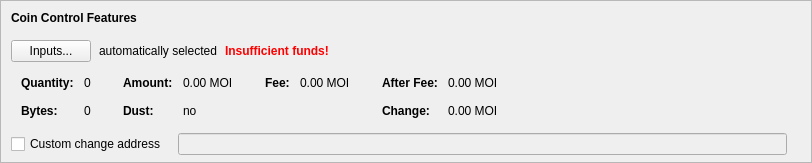
    <widget class="QFrame" name="frameCoinControl">
     <property name="sizePolicy">
      <sizepolicy hsizetype="Expanding" vsizetype="Expanding">
       <horstretch>0</horstretch>
       <verstretch>0</verstretch>
      </sizepolicy>
     </property>
     <property name="maximumSize">
      <size>
       <width>16777215</width>
       <height>16777215</height>
      </size>
     </property>
     <property name="frameShape">
      <enum>QFrame::StyledPanel</enum>
     </property>
     <property name="frameShadow">
      <enum>QFrame::Sunken</enum>
     </property>
     <layout class="QVBoxLayout" name="verticalLayoutCoinControl2">
      <property name="spacing">
       <number>0</number>
      </property>
      <property name="leftMargin">
       <number>0</number>
      </property>
      <property name="topMargin">
       <number>0</number>
      </property>
      <property name="rightMargin">
       <number>0</number>
      </property>
      <property name="bottomMargin">
       <number>6</number>
      </property>
      <item>
       <layout class="QVBoxLayout" name="verticalLayoutCoinControl" stretch="0,0,0,0,1">
        <property name="spacing">
         <number>0</number>
        </property>
        <property name="leftMargin">
         <number>10</number>
        </property>
        <property name="topMargin">
         <number>10</number>
        </property>
        <item>
         <layout class="QHBoxLayout" name="horizontalLayoutCoinControl1">
          <property name="bottomMargin">
           <number>15</number>
          </property>
          <item>
           <widget class="QLabel" name="labelCoinControlFeatures">
            <property name="sizePolicy">
             <sizepolicy hsizetype="Preferred" vsizetype="Maximum">
              <horstretch>0</horstretch>
              <verstretch>0</verstretch>
             </sizepolicy>
            </property>
            <property name="font">
             <font>
              <weight>75</weight>
              <bold>true</bold>
             </font>
            </property>
            <property name="styleSheet">
             <string notr="true">font-weight:bold;</string>
            </property>
            <property name="text">
             <string>Coin Control Features</string>
            </property>
           </widget>
          </item>
         </layout>
        </item>
        <item>
         <layout class="QHBoxLayout" name="horizontalLayoutCoinControl2" stretch="0,0,0,0">
          <property name="spacing">
           <number>8</number>
          </property>
          <property name="bottomMargin">
           <number>10</number>
          </property>
          <item>
           <widget class="QPushButton" name="pushButtonCoinControl">
            <property name="styleSheet">
             <string notr="true"/>
            </property>
            <property name="text">
             <string>Inputs...</string>
            </property>
            <property name="autoDefault">
             <bool>false</bool>
            </property>
           </widget>
          </item>
          <item>
           <widget class="QLabel" name="labelCoinControlAutomaticallySelected">
            <property name="text">
             <string>automatically selected</string>
            </property>
            <property name="margin">
             <number>5</number>
            </property>
           </widget>
          </item>
          <item>
           <widget class="QLabel" name="labelCoinControlInsuffFunds">
            <property name="font">
             <font>
              <weight>75</weight>
              <bold>true</bold>
             </font>
            </property>
            <property name="styleSheet">
             <string notr="true">color:red;font-weight:bold;</string>
            </property>
            <property name="text">
             <string>Insufficient funds!</string>
            </property>
            <property name="margin">
             <number>5</number>
            </property>
           </widget>
          </item>
          <item>
           <spacer name="horizontalSpacerCoinControl">
            <property name="orientation">
             <enum>Qt::Horizontal</enum>
            </property>
            <property name="sizeHint" stdset="0">
             <size>
              <width>40</width>
              <height>1</height>
             </size>
            </property>
           </spacer>
          </item>
         </layout>
        </item>
        <item>
         <widget class="QWidget" name="widgetCoinControl" native="true">
          <property name="sizePolicy">
           <sizepolicy hsizetype="Preferred" vsizetype="Preferred">
            <horstretch>0</horstretch>
            <verstretch>0</verstretch>
           </sizepolicy>
          </property>
          <property name="minimumSize">
           <size>
            <width>0</width>
            <height>0</height>
           </size>
          </property>
          <property name="styleSheet">
           <string notr="true"/>
          </property>
          <layout class="QHBoxLayout" name="horizontalLayoutCoinControl5">
           <property name="leftMargin">
            <number>0</number>
           </property>
           <property name="topMargin">
            <number>0</number>
           </property>
           <property name="rightMargin">
            <number>0</number>
           </property>
           <property name="bottomMargin">
            <number>0</number>
           </property>
           <item>
            <layout class="QHBoxLayout" name="horizontalLayoutCoinControl3" stretch="0,0,0,1">
             <property name="spacing">
              <number>20</number>
             </property>
             <property name="topMargin">
              <number>0</number>
             </property>
             <property name="bottomMargin">
              <number>10</number>
             </property>
             <item>
              <layout class="QFormLayout" name="formLayoutCoinControl1">
               <property name="horizontalSpacing">
                <number>10</number>
               </property>
               <property name="verticalSpacing">
                <number>14</number>
               </property>
               <property name="leftMargin">
                <number>10</number>
               </property>
               <property name="topMargin">
                <number>4</number>
               </property>
               <property name="rightMargin">
                <number>6</number>
               </property>
               <item row="0" column="0">
                <widget class="QLabel" name="labelCoinControlQuantityText">
                 <property name="font">
                  <font>
                   <weight>75</weight>
                   <bold>true</bold>
                  </font>
                 </property>
                 <property name="text">
                  <string>Quantity:</string>
                 </property>
                 <property name="margin">
                  <number>0</number>
                 </property>
                </widget>
               </item>
               <item row="0" column="1">
                <widget class="QLabel" name="labelCoinControlQuantity">
                 <property name="cursor">
                  <cursorShape>IBeamCursor</cursorShape>
                 </property>
                 <property name="contextMenuPolicy">
                  <enum>Qt::ActionsContextMenu</enum>
                 </property>
                 <property name="text">
                  <string notr="true">0</string>
                 </property>
                 <property name="margin">
                  <number>0</number>
                 </property>
                 <property name="textInteractionFlags">
                  <set>Qt::LinksAccessibleByMouse|Qt::TextSelectableByKeyboard|Qt::TextSelectableByMouse</set>
                 </property>
                </widget>
               </item>
               <item row="1" column="0">
                <widget class="QLabel" name="labelCoinControlBytesText">
                 <property name="font">
                  <font>
                   <weight>75</weight>
                   <bold>true</bold>
                  </font>
                 </property>
                 <property name="text">
                  <string>Bytes:</string>
                 </property>
                </widget>
               </item>
               <item row="1" column="1">
                <widget class="QLabel" name="labelCoinControlBytes">
                 <property name="cursor">
                  <cursorShape>IBeamCursor</cursorShape>
                 </property>
                 <property name="contextMenuPolicy">
                  <enum>Qt::ActionsContextMenu</enum>
                 </property>
                 <property name="text">
                  <string notr="true">0</string>
                 </property>
                 <property name="textInteractionFlags">
                  <set>Qt::LinksAccessibleByMouse|Qt::TextSelectableByKeyboard|Qt::TextSelectableByMouse</set>
                 </property>
                </widget>
               </item>
              </layout>
             </item>
             <item>
              <layout class="QFormLayout" name="formLayoutCoinControl2">
               <property name="horizontalSpacing">
                <number>10</number>
               </property>
               <property name="verticalSpacing">
                <number>14</number>
               </property>
               <property name="leftMargin">
                <number>6</number>
               </property>
               <property name="topMargin">
                <number>4</number>
               </property>
               <property name="rightMargin">
                <number>6</number>
               </property>
               <item row="0" column="0">
                <widget class="QLabel" name="labelCoinControlAmountText">
                 <property name="font">
                  <font>
                   <weight>75</weight>
                   <bold>true</bold>
                  </font>
                 </property>
                 <property name="text">
                  <string>Amount:</string>
                 </property>
                 <property name="margin">
                  <number>0</number>
                 </property>
                </widget>
               </item>
               <item row="0" column="1">
                <widget class="QLabel" name="labelCoinControlAmount">
                 <property name="cursor">
                  <cursorShape>IBeamCursor</cursorShape>
                 </property>
                 <property name="contextMenuPolicy">
                  <enum>Qt::ActionsContextMenu</enum>
                 </property>
                 <property name="text">
                  <string notr="true">0.00 MOI</string>
                 </property>
                 <property name="textInteractionFlags">
                  <set>Qt::LinksAccessibleByMouse|Qt::TextSelectableByKeyboard|Qt::TextSelectableByMouse</set>
                 </property>
                </widget>
               </item>
               <item row="1" column="0">
                <widget class="QLabel" name="labelCoinControlLowOutputText">
                 <property name="font">
                  <font>
                   <weight>75</weight>
                   <bold>true</bold>
                  </font>
                 </property>
                 <property name="text">
                  <string>Dust:</string>
                 </property>
                </widget>
               </item>
               <item row="1" column="1">
                <widget class="QLabel" name="labelCoinControlLowOutput">
                 <property name="cursor">
                  <cursorShape>IBeamCursor</cursorShape>
                 </property>
                 <property name="contextMenuPolicy">
                  <enum>Qt::ActionsContextMenu</enum>
                 </property>
                 <property name="text">
                  <string notr="true">no</string>
                 </property>
                 <property name="textInteractionFlags">
                  <set>Qt::LinksAccessibleByMouse|Qt::TextSelectableByKeyboard|Qt::TextSelectableByMouse</set>
                 </property>
                </widget>
               </item>
              </layout>
             </item>
             <item>
              <layout class="QFormLayout" name="formLayoutCoinControl3">
               <property name="horizontalSpacing">
                <number>10</number>
               </property>
               <property name="verticalSpacing">
                <number>14</number>
               </property>
               <property name="leftMargin">
                <number>6</number>
               </property>
               <property name="topMargin">
                <number>4</number>
               </property>
               <property name="rightMargin">
                <number>6</number>
               </property>
               <item row="0" column="0">
                <widget class="QLabel" name="labelCoinControlFeeText">
                 <property name="font">
                  <font>
                   <weight>75</weight>
                   <bold>true</bold>
                  </font>
                 </property>
                 <property name="text">
                  <string>Fee:</string>
                 </property>
                 <property name="margin">
                  <number>0</number>
                 </property>
                </widget>
               </item>
               <item row="0" column="1">
                <widget class="QLabel" name="labelCoinControlFee">
                 <property name="cursor">
                  <cursorShape>IBeamCursor</cursorShape>
                 </property>
                 <property name="contextMenuPolicy">
                  <enum>Qt::ActionsContextMenu</enum>
                 </property>
                 <property name="text">
                  <string notr="true">0.00 MOI</string>
                 </property>
                 <property name="textInteractionFlags">
                  <set>Qt::LinksAccessibleByMouse|Qt::TextSelectableByKeyboard|Qt::TextSelectableByMouse</set>
                 </property>
                </widget>
               </item>
              </layout>
             </item>
             <item>
              <layout class="QFormLayout" name="formLayoutCoinControl4">
               <property name="horizontalSpacing">
                <number>10</number>
               </property>
               <property name="verticalSpacing">
                <number>14</number>
               </property>
               <property name="leftMargin">
                <number>6</number>
               </property>
               <property name="topMargin">
                <number>4</number>
               </property>
               <property name="rightMargin">
                <number>6</number>
               </property>
               <item row="0" column="0">
                <widget class="QLabel" name="labelCoinControlAfterFeeText">
                 <property name="font">
                  <font>
                   <weight>75</weight>
                   <bold>true</bold>
                  </font>
                 </property>
                 <property name="text">
                  <string>After Fee:</string>
                 </property>
                 <property name="margin">
                  <number>0</number>
                 </property>
                </widget>
               </item>
               <item row="0" column="1">
                <widget class="QLabel" name="labelCoinControlAfterFee">
                 <property name="cursor">
                  <cursorShape>IBeamCursor</cursorShape>
                 </property>
                 <property name="contextMenuPolicy">
                  <enum>Qt::ActionsContextMenu</enum>
                 </property>
                 <property name="text">
                  <string notr="true">0.00 MOI</string>
                 </property>
                 <property name="textInteractionFlags">
                  <set>Qt::LinksAccessibleByMouse|Qt::TextSelectableByKeyboard|Qt::TextSelectableByMouse</set>
                 </property>
                </widget>
               </item>
               <item row="1" column="0">
                <widget class="QLabel" name="labelCoinControlChangeText">
                 <property name="font">
                  <font>
                   <weight>75</weight>
                   <bold>true</bold>
                  </font>
                 </property>
                 <property name="text">
                  <string>Change:</string>
                 </property>
                </widget>
               </item>
               <item row="1" column="1">
                <widget class="QLabel" name="labelCoinControlChange">
                 <property name="cursor">
                  <cursorShape>IBeamCursor</cursorShape>
                 </property>
                 <property name="contextMenuPolicy">
                  <enum>Qt::ActionsContextMenu</enum>
                 </property>
                 <property name="text">
                  <string notr="true">0.00 MOI</string>
                 </property>
                 <property name="textInteractionFlags">
                  <set>Qt::LinksAccessibleByMouse|Qt::TextSelectableByKeyboard|Qt::TextSelectableByMouse</set>
                 </property>
                </widget>
               </item>
              </layout>
             </item>
            </layout>
           </item>
          </layout>
         </widget>
        </item>
        <item>
         <layout class="QHBoxLayout" name="horizontalLayoutCoinControl4" stretch="0,0,0">
          <property name="spacing">
           <number>12</number>
          </property>
          <property name="sizeConstraint">
           <enum>QLayout::SetDefaultConstraint</enum>
          </property>
          <property name="topMargin">
           <number>5</number>
          </property>
          <property name="rightMargin">
           <number>5</number>
          </property>
          <item>
           <widget class="QCheckBox" name="checkBoxCoinControlChange">
            <property name="toolTip">
             <string>If this is activated, but the change address is empty or invalid, change will be sent to a newly generated address.</string>
            </property>
            <property name="text">
             <string>Custom change address</string>
            </property>
           </widget>
          </item>
          <item>
           <widget class="QValidatedLineEdit" name="lineEditCoinControlChange">
            <property name="enabled">
             <bool>false</bool>
            </property>
            <property name="sizePolicy">
             <sizepolicy hsizetype="Expanding" vsizetype="Fixed">
              <horstretch>0</horstretch>
              <verstretch>0</verstretch>
             </sizepolicy>
            </property>
           </widget>
          </item>
          <item>
           <widget class="QLabel" name="labelCoinControlChangeLabel">
            <property name="sizePolicy">
             <sizepolicy hsizetype="Preferred" vsizetype="Expanding">
              <horstretch>0</horstretch>
              <verstretch>0</verstretch>
             </sizepolicy>
            </property>
            <property name="minimumSize">
             <size>
              <width>0</width>
              <height>0</height>
             </size>
            </property>
            <property name="text">
             <string/>
            </property>
            <property name="margin">
             <number>3</number>
            </property>
           </widget>
          </item>
         </layout>
        </item>
        <item>
         <spacer name="verticalSpacerCoinControl">
          <property name="orientation">
           <enum>Qt::Vertical</enum>
          </property>
          <property name="sizeHint" stdset="0">
           <size>
            <width>800</width>
            <height>1</height>
           </size>
          </property>
         </spacer>
        </item>
       </layout>
      </item>
     </layout>
    </widget>
